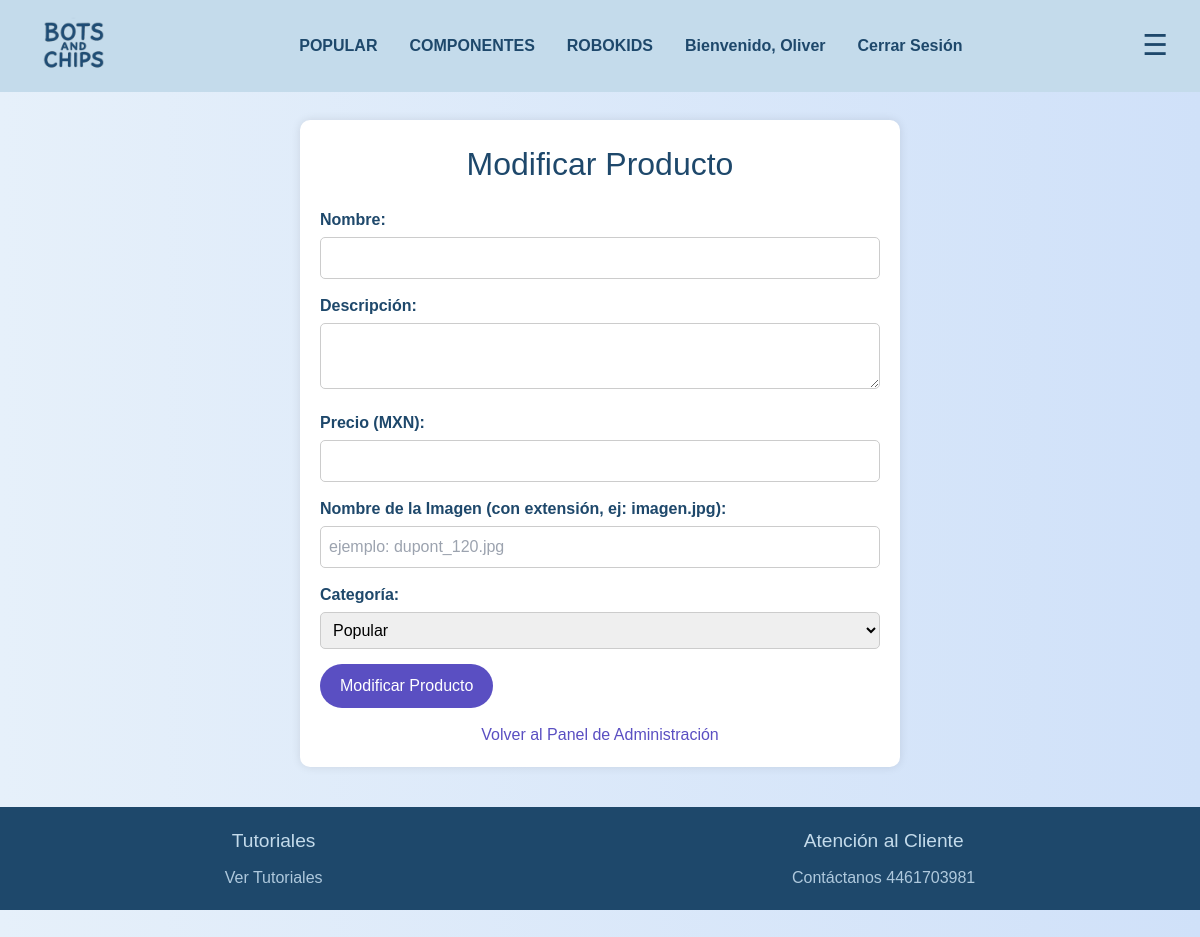
Before: /admin_modificar_producto/17 (signed in) with the older database file.
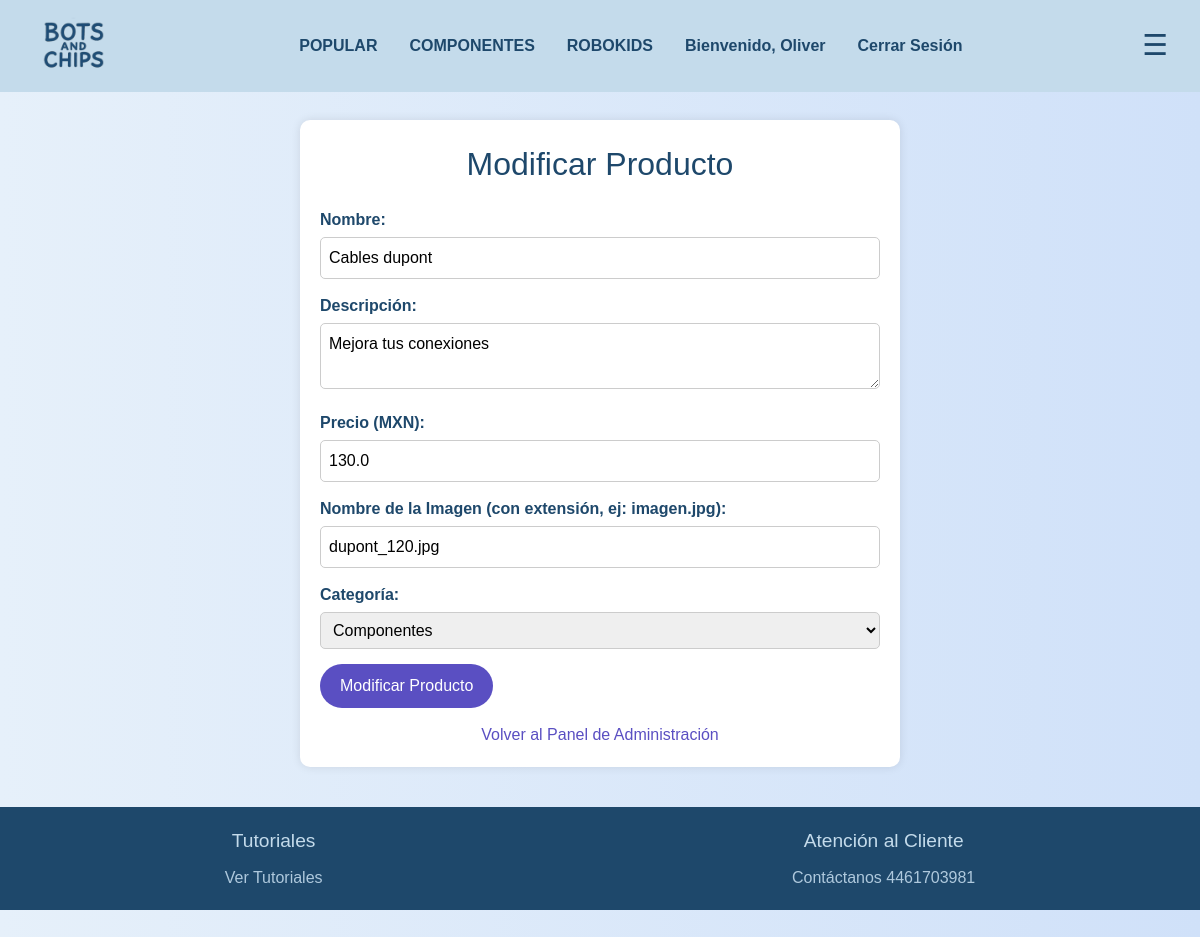
After: the same page with the newer database file.
### tables this page shows
CREATE TABLE productos (
                id INTEGER PRIMARY KEY AUTOINCREMENT,
                nombre TEXT NOT NULL,
                descripcion TEXT,
                precio REAL NOT NULL,
                imagen TEXT,
                categoria TEXT DEFAULT 'Sin categoría'
            );

### app.py (the view, shortened to what this page needs)
@app.route('/admin_modificar_producto/<int:producto_id>', methods=['GET', 'POST'])
def admin_modificar_producto(producto_id):
    if 'is_admin' not in session or not session['is_admin']:
        return redirect(url_for('login'))
    try:
        conn = get_db_connection()
        cursor = conn.cursor()
        cursor.execute('SELECT * FROM productos WHERE id = ?', (producto_id,))
        producto = cursor.fetchone()
        conn.close()
        return render_template('admin_modificar_producto.html', producto=producto)
    except sqlite3.Error as e:
        flash(f'Error al modificar producto: {str(e)}', 'danger')
        return redirect(url_for('admin_panel'))

### app.py (called while the page is built)
def get_db_connection():
    conn = sqlite3.connect('tienda.db')
    conn.row_factory = sqlite3.Row
    return conn

### templates/admin_modificar_producto.html (shortened to what this page needs)
<!DOCTYPE html>
<html lang="es">
<head>
    <script src="https://cdn.tailwindcss.com"></script>
    <link href="https://fonts.cdnfonts.com/css/agrandir" rel="stylesheet">
</head>
<body>
    {% include 'navbar.html' %}
    <div class="form-container">
        <h2>Modificar Producto</h2>
        <form method="POST">
            <div class="form-group">
                <label for="nombre">Nombre:</label>
                <input type="text" id="nombre" name="nombre" value="{{ producto['nombre'] }}" required>
            </div>
            <div class="form-group">
                <label for="descripcion">Descripción:</label>
                <textarea id="descripcion" name="descripcion" required>{{ producto['descripcion'] }}</textarea>
            </div>
            <div class="form-group">
                <label for="precio">Precio (MXN):</label>
                <input type="number" id="precio" name="precio" step="0.01" value="{{ producto['precio'] }}" required>
            </div>
            <div class="form-group">
                <label for="imagen">Nombre de la Imagen (con extensión, ej: imagen.jpg):</label>
                <input type="text" id="imagen" name="imagen" value="{{ producto['imagen'] }}" required placeholder="ejemplo: dupont_120.jpg">
            </div>
            <div class="form-group">
                <label for="categoria">Categoría:</label>
                <select id="categoria" name="categoria" required>
                    <option value="Popular" {% if producto['categoria'] == 'Popular' %}selected{% endif %}>Popular</option>
                    <option value="Componentes" {% if producto['categoria'] == 'Componentes' %}selected{% endif %}>Componentes</option>
                </select>
            </div>
            <div class="form-group">
                <button type="submit">Modificar Producto</button>
            </div>
        </form>
        <a href="{{ url_for('admin_panel') }}" style="display: block; text-align: center; color: #5a4fc2; text-decoration: none;">Volver al Panel de Administración</a>
    </div>
    {% include 'footer.html' %}
</body>
</html>

Changed rows visible on the page:
added productos: nombre "Cables dupont", descripcion "Mejora tus conexiones", precio "130.0", imagen "dupont_120.jpg", categoria "Componentes"
Other visible differences:
form field categoria: "Popular" → (not shown)
